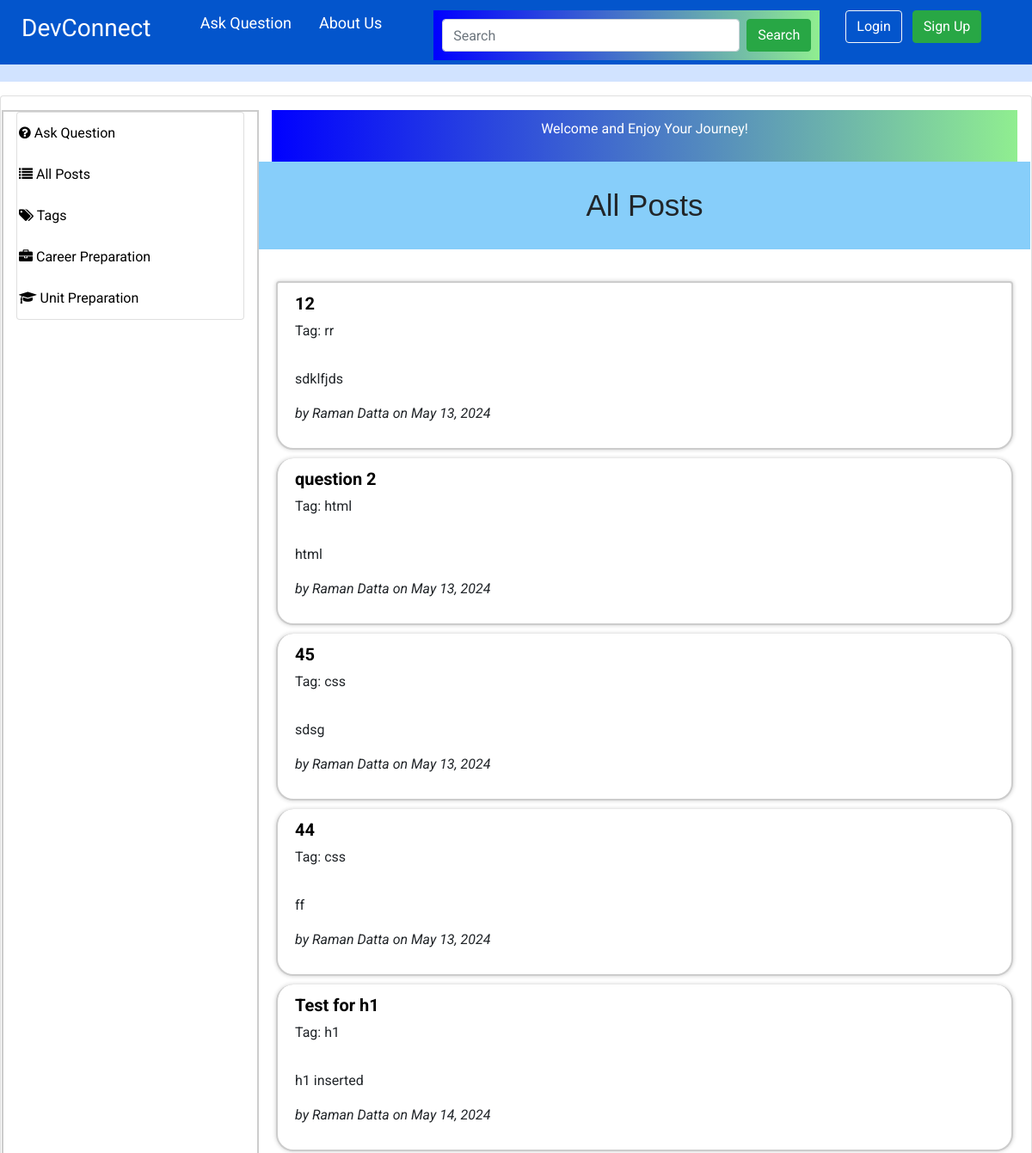
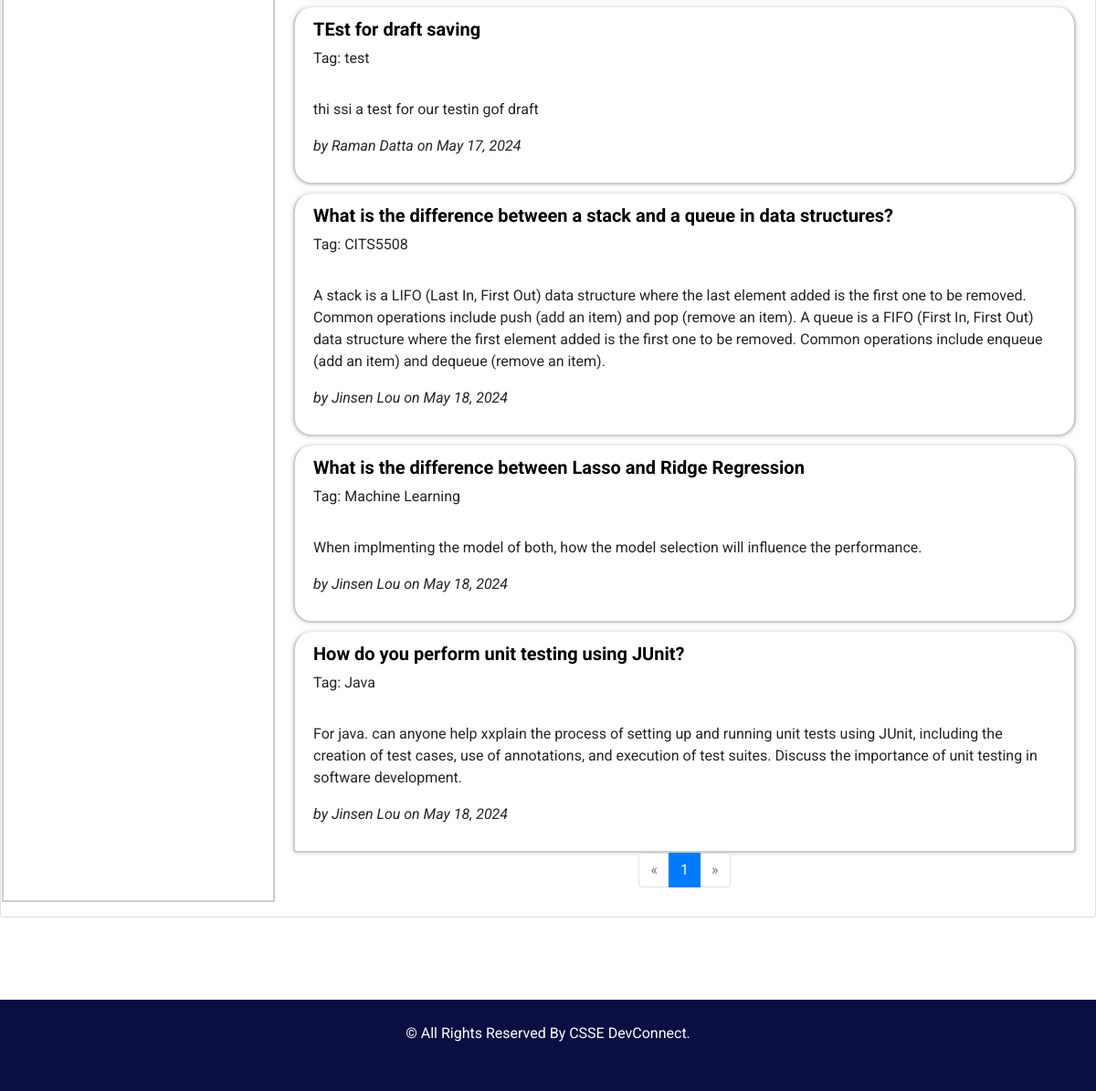
The page /posts on the database its author committed (2 pictures, top to bottom).
### app/models/model.py (models this page shows, shortened)
class Posts(db.Model):
    __tablename__ = "posts"
    id = db.Column(db.Integer, primary_key=True)
    title = db.Column(db.String(255), nullable=False)
    content = db.Column(db.Text, nullable=False)
    author_id = db.Column(db.Integer, db.ForeignKey('users.id'))
    date_posted = db.Column(db.DateTime, default=datetime.utcnow)
    deleted = db.Column(db.Boolean, default=False)
    answered = db.Column(db.Boolean, default=False)
    tag_id = db.Column(db.Integer, db.ForeignKey('tags.id'))
    career_preparation = db.Column(db.Boolean, default=False)
    is_draft = db.Column(db.Boolean, default=False)  # New column to indicate if the post is a draft
    author = db.relationship('User', backref=db.backref('posts', lazy=True))
    tag = db.relationship('Tag', backref=db.backref('posts', lazy=True))

class Tag(db.Model):
    __tablename__ = "tags"
    id = db.Column(db.Integer, primary_key=True)
    tag = db.Column(db.String(100), nullable=False)

class User(UserMixin, db.Model):
    __tablename__ = "users"
    id = db.Column(db.Integer, primary_key=True)
    first_name = db.Column(db.String(100), nullable=False)
    last_name = db.Column(db.String(100), nullable=False)
    uwa_id = db.Column(db.String(100), unique=True, nullable=False)
    email = db.Column(db.String(100), unique=True, nullable=False)
    major = db.Column(db.String(100), nullable=False)
    password_hash = db.Column(db.String(200), nullable=False)
    user_image = db.Column(db.String(200))
    is_disabled = db.Column(db.Boolean, default=False)
    timestamp = db.Column(db.DateTime, default=datetime.utcnow)
    role = db.Column(db.String(100))

### app/controllers/main_controller.py (the view)
@main.route("/posts", methods=["GET", "POST"])
def posts():
    page = request.args.get('page', 1, type=int)
    order = request.args.get('order', 'asc')
    heading = "All Posts"
    all_posts_query = Posts.query.filter_by(is_draft=False).order_by(
        Posts.date_posted.asc() if order == 'asc' else Posts.date_posted.desc()
    )
    pagination = all_posts_query.paginate(page=page, per_page=10, error_out=False)
    all_posts = pagination.items
    return render_template("main/posts.html", posts=all_posts, pagination=pagination, heading=heading, origin='posts')

### app/controllers/main_controller.py (called while the page is built)
@main.before_app_request
def add_tags_to_sidebar():
    if current_user.is_authenticated:
        tags_with_counts = db.session.query(
            Tag.id,
            Tag.tag,
            func.count(Posts.id).label('post_count')
        ).join(Posts, Posts.tag_id == Tag.id).group_by(Tag.id).all()
        g.tags = tags_with_counts
    else:
        g.tags = []

### app/templates/main/posts.html (shortened to what this page needs)
{% extends "includes/layout.html" %}
{% block content %}
<div class="card p-3 mt-3">
    <div class="row">
        {% include "includes/sidebar.html" %}
        <div class="col-md-9">
            <div class="welcome" style="background-image: linear-gradient(to right, blue, lightgreen); padding: 10px; color: white; text-align: center;">
                <p> Welcome and Enjoy Your Journey!</p>
            </div>
            <div class="row mb-4">
                <h1>{{ heading }}</h1>
            </div>
            <ul class="list-group" id="posts-list">
                {% for post in posts %}
                <li class="list-group-item">
                    <h5><a href="{{ url_for('main.view_post', post_id=post.id, origin=origin) }}">{{ post.title }}</a></h5>
                    <p>Tag: {{ post.tag.tag if post.tag else 'N/A' }}</p>
                    <p class="content-preview">{{ post.content|safe }}</p>
                    <p class="authorpost">by <span class="author_n">{{ post.author.first_name }} {{ post.author.last_name }}</span> on {{ post.date_posted.strftime('%B %d, %Y') }}</p>
                </li>
                {% endfor %}
            </ul>
            <nav aria-label="Page navigation">
                <ul class="pagination justify-content-center">
                    {% if pagination.has_prev %}
                    <li class="page-item">
                        <a class="page-link" href="{{ url_for(request.endpoint, page=pagination.prev_num, order=request.args.get('order', 'asc'), origin=origin) }}" aria-label="Previous">
                            <span aria-hidden="true">&laquo;</span>
                        </a>
                    </li>
                    {% else %}
                    <li class="page-item disabled">
                        <a class="page-link" href="#" aria-label="Previous">
                            <span aria-hidden="true">&laquo;</span>
                        </a>
                    </li>
                    {% endif %}
                    {% for page_num in pagination.iter_pages() %}
                    <li class="page-item {% if page_num == pagination.page %}active{% endif %}">
                        <a class="page-link" href="{{ url_for(request.endpoint, page=page_num, order=request.args.get('order', 'asc'), origin=origin) }}">{{ page_num }}</a>
                    </li>
                    {% endfor %}
                    {% if pagination.has_next %}
                    <li class="page-item">
                        <a class="page-link" href="{{ url_for(request.endpoint, page=pagination.next_num, order=request.args.get('order', 'asc'), origin=origin) }}" aria-label="Next">
                            <span aria-hidden="true">&raquo;</span>
                        </a>
                    </li>
                    {% else %}
                    <li class="page-item disabled">
                        <a class="page-link" href="#" aria-label="Next">
                            <span aria-hidden="true">&raquo;</span>
                        </a>
                    </li>
                    {% endif %}
                </ul>
            </nav>
        </div>
    </div>
</div>
{% endblock %}

### app/static/css/style.css (style rules this page uses)
body { font-family: "Roboto", sans-serif; color: #040000; }
.authorpost { font-style: italic; }
li.list-group-item { transition: all 1s ease; border: solid 2px #ccc; margin:5px; box-shadow: 0px 0px 5px #ccc; border-radius: 20px; }
li.list-group-item h2,li.list-group-item a { font-weight: bold; color: #000; padding: 0px; }
h1, h2 { font-family: 'Merriweather Sans', sans-serif; }
a, a:hover, a:focus { text-decoration: none; }
.content-preview { display: -webkit-box; -webkit-box-orient: vertical; -webkit-line-clamp: 2; overflow: hidden; text-overflow: ellipsis; max-height: 7.5em; }

### rows shown on the page
Posts: title "12", tag "rr", content "sdklfjds", author.first_name "Raman", author.last_name "Datta", date_posted "May 13, 2024"
Posts: title "question 2", tag "html", content "html", author.first_name "Raman", author.last_name "Datta", date_posted "May 13, 2024"
Posts: title "45", tag "css", content "sdsg", author.first_name "Raman", author.last_name "Datta", date_posted "May 13, 2024"
Posts: title "44", tag "css", content "ff", author.first_name "Raman", author.last_name "Datta", date_posted "May 13, 2024"
Posts: title "Test for h1", tag "h1", content "h1 inserted", author.first_name "Raman", author.last_name "Datta", date_posted "May 14, 2024"
Posts: title "TEst for draft saving", tag "test", content "thi ssi a test for our testin gof draft", author.first_name "Raman", author.last_name "Datta", date_posted "May 17, 2024"
Posts: title "What is the difference between a stack and a queue in data structures?", tag "CITS5508", content "A stack is a LIFO (Last In, First Out) data structure where the last element added is the first one to be removed. Common operations include push (add an item) and pop (remove an item). A queue is a FIFO (First In, First Out) data structure where the first element added is the first one to be removed. Common operations include enqueue (add an item) and dequeue (remove an item).", author.first_name "Jinsen", author.last_name "Lou", date_posted "May 18, 2024"
Posts: title "What is the difference between Lasso and Ridge Regression", tag "Machine Learning", content "When implmenting the model of both, how the model selection will influence the performance.", author.first_name "Jinsen", author.last_name "Lou", date_posted "May 18, 2024"
Posts: title "How do you perform unit testing using JUnit?", tag "Java", content "For java. can anyone help xxplain the process of setting up and running unit tests using JUnit, including the creation of test cases, use of annotations, and execution of test suites. Discuss the importance of unit testing in software development.", author.first_name "Jinsen", author.last_name "Lou", date_posted "May 18, 2024"

### other values the page prints
{{ heading }} "All Posts"
{{ page_num }} "1"
